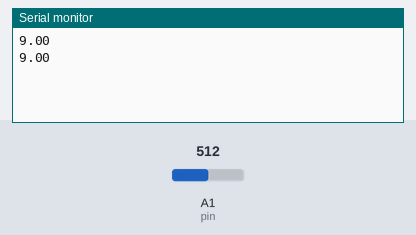
Recording of a sketch running on a simulated Arduino Uno, built with avr-gcc and run on an emulated ATmega328P. Parts: the last lines printed to the serial monitor. The inputs (shaded band) are chosen by the test bench; at power-on: A1 (pin) = 512.

Above: at 1.2 s.
1.3 s: A1 (pin) set to 716
At 1.9 s:
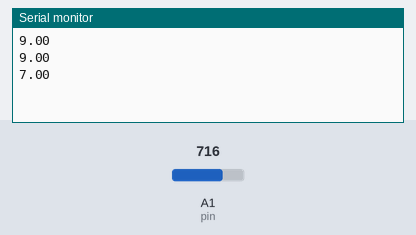
2.8 s: A1 (pin) set to 900
At 3.4 s:
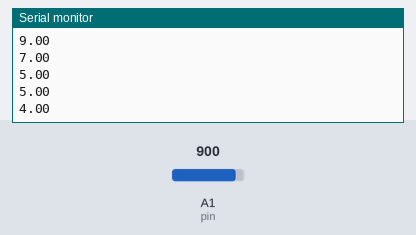
Timing chart, 0 to 5.8 s (numbered marks = the images above; inputs shaded):
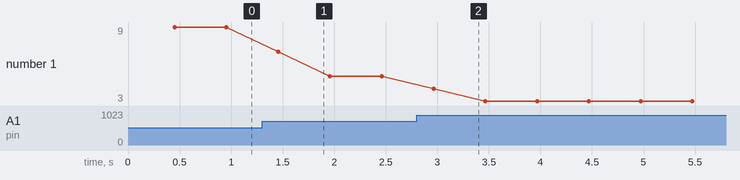

The sketch:

sensor_testing.ino
```cpp
float val = 0;
int pin = 1;
/*
Front IR on pin 1
Front Left GP2S12 on pin 10
Front Right GP2D12 on pin 0
GP2Y0A02YK on pin 2
UL on pin 3
*/
const int numSamples = 10;
int data[numSamples] = {0};
int dataIndex = 0;
unsigned volatile long time = 0;
unsigned volatile long prev_time = 0;

void setup() {
  Serial.begin(9600);
  time = millis();
  prev_time = time;
}

void loop() {
  time = millis();
  val = read_gp2d12_range(pin);
  //val = read_IR_long_range(pin);
  //val = read_gp2d120_range(pin);
  //val = read_ul_sensor_range(pin);
  if (dataIndex == numSamples) {
    val = sum(data)/dataIndex;
    dataIndex = 0;
    Serial.println(val);
  }
  else if (val == -1) {
    Serial.println(val);
  }
  delay(50);
}

int sum(int* dataArray) {
  int i;
  int sum = 0;
  for (i = 0; i < numSamples; i++) {
    sum += *dataArray++;
  }
  return sum;
}

// This code seems to work fairly well, although the range is slightly off (close enough though)
float read_gp2d12_range(byte pin) {
  int tmp = 0;
  float range = 0;
  tmp = analogRead(pin);
  range = (6787.0 /((float)tmp - 3.0)) - 4.0;
  if ((tmp < 3) || (range > 83)) {
    range =  -1; // Error value
  }
  else {
    data[dataIndex++] = range;
  }
  return range;
}

float read_IR_long_range(byte pin) {
  int tmp = 0;
  float range = 0;
  tmp = analogRead(pin);
  if (pin == 2) {
    range = (9462.0 /((float)tmp - 16.92)) + 9; //About 6cm too long at long range
  }
  else if (pin == 1) {
    //range = (9462.0 /((float)tmp - 16.92)) + 11;
    range = 30431 * pow(float(tmp), -1.169) + 4;
  }
  else {
    range = (9462.0 /((float)tmp - 16.92));
  }
  //range = (9900.0 /((float)tmp - 16.92));
  //range = 30431 * pow(float(tmp), -1.169);
  if (tmp <= 16.92) {
    range =  -1; // Error value
  }
  else {
    data[dataIndex++] = range;
  }
  return range;
}

float read_gp2d120_range(byte pin) {
  int tmp = 0;
  float range = 0;
  tmp = analogRead(pin);
  range = (2914.0 /((float)tmp + 3.0)) - 1.0;
  if ((tmp < 6) || (range > 30)) {
    range =  -1; // Error value
  }
  else {
    data[dataIndex++] = range;
  }
  return range;
}

float read_ul_sensor_range(byte pin) {
  int tmp = 0;
  float range = 0;
  tmp = analogRead(pin);
  //Min val ~ 56 (dist. <= 30cm), ~58 at 30cm
  //ADC value increases by ~20 per 10 cm (from rough testing; check with Julian)
  if (tmp <= 58) {
    range = 30.0;
  }
  else {
    //Works; slight underestimate though
    range = 30.0 + (float(tmp) - 56.0)/2.0;
  }
  data[dataIndex++] = range;
  return range;
}
```

Measured:
- after the input at 1.3 s, the serial monitor: prints a new line after 0.16 s (image 1)
- after the input at 2.8 s, the serial monitor: prints a new line after 0.16 s (image 2)
- plotted number 1: 9 → 5 after the input at 1.3 s, 5 → 3 after the input at 2.8 s
